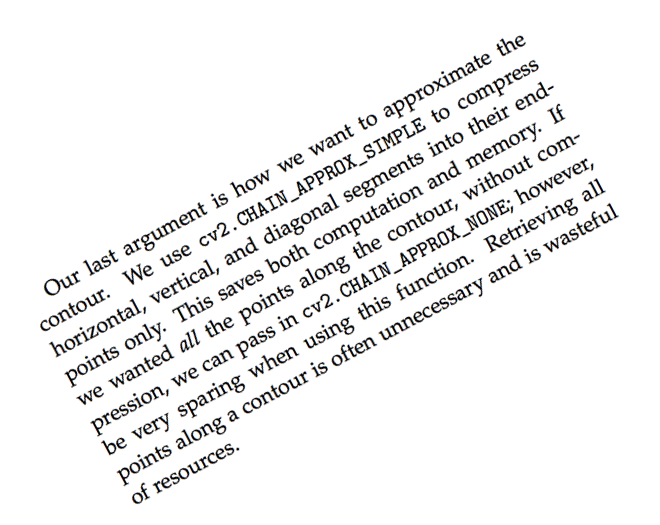
#> input picture Trabalho - 3/image/neg_28.png, 660 x 525 px
$ python alinhar.py ../image/neg_28.png projecao
#> lines starting #> are read from the running program, lines starting #| are printed output that depends on the picture; after the words box and inside, x2 and y2 are one past the last pixel; in counts of white or black regions, pixels touching at a corner belong together
import cv2
import numpy as np
import pytesseract
import matplotlib.pyplot as plt
from skimage.transform import rotate
import argparse
import os

def detectar_angulo_projecao_horizontal(imagem):
    _, binaria = cv2.threshold(imagem, 0, 255, cv2.THRESH_BINARY_INV + cv2.THRESH_OTSU)

    melhor_angulo = 0
    melhor_valor = -1
    angulos_testados = np.arange(-90, 90, 0.5)
    variacoes= []

    for angulo in angulos_testados:
        rotacionada = rotate(binaria, angulo, resize=True, mode='edge', preserve_range=True).astype(np.uint8)
        perfil = np.sum(rotacionada, axis=1)
        variacao = np.sum(np.diff(perfil) ** 2)
        variacoes.append(variacao)

        if variacao > melhor_valor:
            melhor_valor = variacao
            melhor_angulo = angulo

    return melhor_angulo

def rotacionar(imagem, angulo):
    (h, w) = imagem.shape[:2]
    centro = (w // 2, h // 2)
    M = cv2.getRotationMatrix2D(centro, angulo, 1.0)
    return cv2.warpAffine(imagem, M, (w, h), flags=cv2.INTER_LINEAR, borderMode=cv2.BORDER_REPLICATE)

# [67 lines left out: function detectar_angulo_hough_melhorado, not called in this run]

def avaliar_ocr(imagem):
    if len(imagem.shape) == 3:
        imagem = cv2.cvtColor(imagem, cv2.COLOR_BGR2GRAY)
    texto = pytesseract.image_to_string(imagem)
    num_caracteres = len(texto)
    return texto, num_caracteres

def main():
    parser = argparse.ArgumentParser(description="Corrigir rotação de imagem usando projeção ou Hough.")
    parser.add_argument("imagem", type=str, help="Caminho da imagem")
    parser.add_argument("modo", choices=["projecao", "hough"], help="Modo de correção (projecao ou hough)")
    args = parser.parse_args()

    caminho = args.imagem
    modo = args.modo

    if not os.path.exists(caminho):
        print(f"[!] Caminho inválido: {caminho}")
        return

    if modo == "projecao":
        imagem = cv2.imread(caminho, cv2.IMREAD_GRAYSCALE)
#> imagem: shape (525, 660); min 0, max 255, mean 240.9
        angulo = detectar_angulo_projecao_horizontal(imagem)
#> in detectar_angulo_projecao_horizontal, `_, binaria = cv2.threshold(imagem, 0, 255, cv2.THRESH_BINARY_INV + cv2..`:
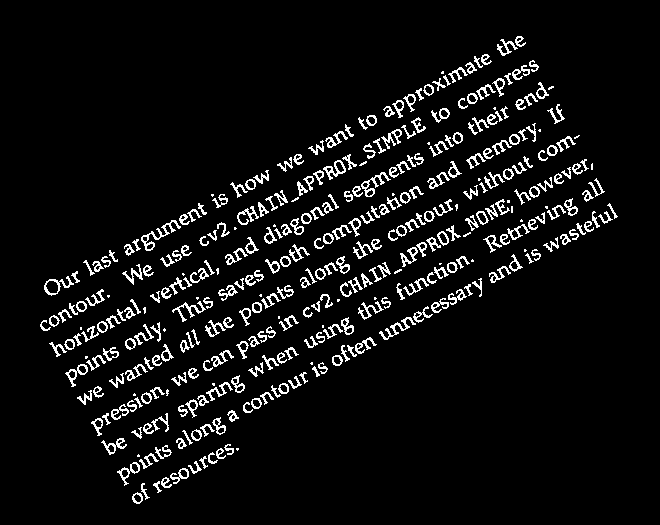
#> binaria: shape (525, 660); 6.4% white in thin lines or dots, all inside (x1, y1, x2, y2) = (40, 36, 618, 504)
#> the loop in detectar_angulo_projecao_horizontal, `for angulo in angulos_testados:` made 360 passes
#> (variacao, melhor_valor) on passes 1, 121, 122, 123, 124, 125: (1516568480, 1516568480), (1681056456, 1681056456), (3603611478, 3603611478), (6143706996, 6143706996), (10912073168, 10912073168), (51563375238, 51563375238)
#> variacao on passes 2 to 7: 886552906, 904910030, 960572992, 843430962, 890062386, 888154106
#> pass 1, in detectar_angulo_projecao_horizontal, `rotacionada = rotate(binaria, angulo, resize=True, mode='edge', preser..`:
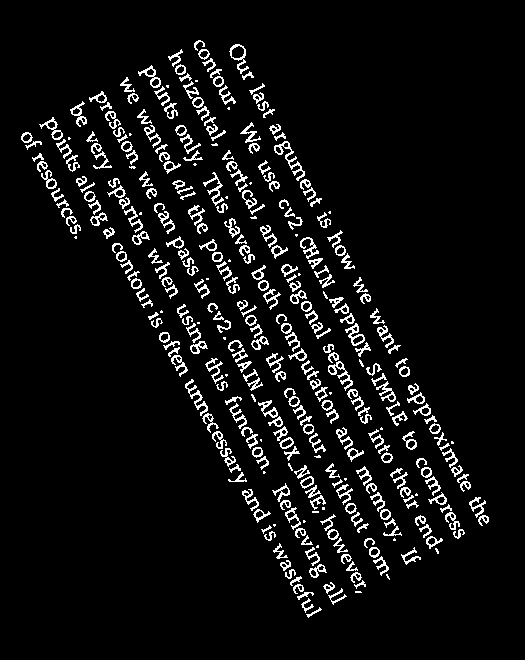
#> rotacionada: shape (660, 525); min 0, max 255, mean 16.4
#> pass 2, in detectar_angulo_projecao_horizontal, `rotacionada = rotate(binaria, angulo, resize=True, mode='edge', preser..`:
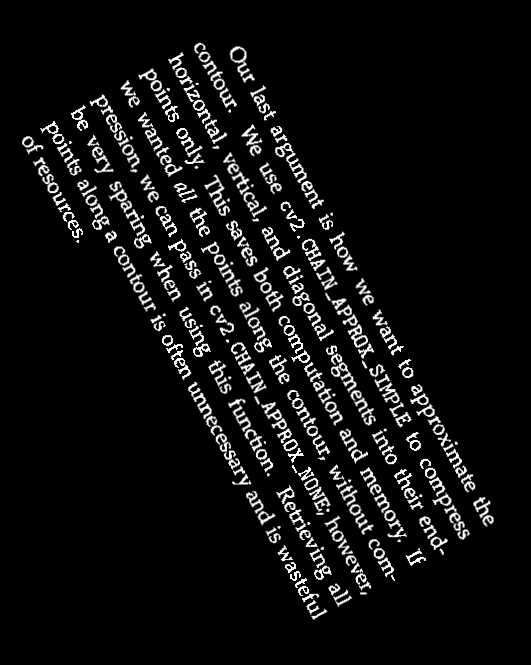
#> rotacionada: shape (665, 531); min 0, max 255, mean 16.1
#> pass 3, in detectar_angulo_projecao_horizontal, `rotacionada = rotate(binaria, angulo, resize=True, mode='edge', preser..`:
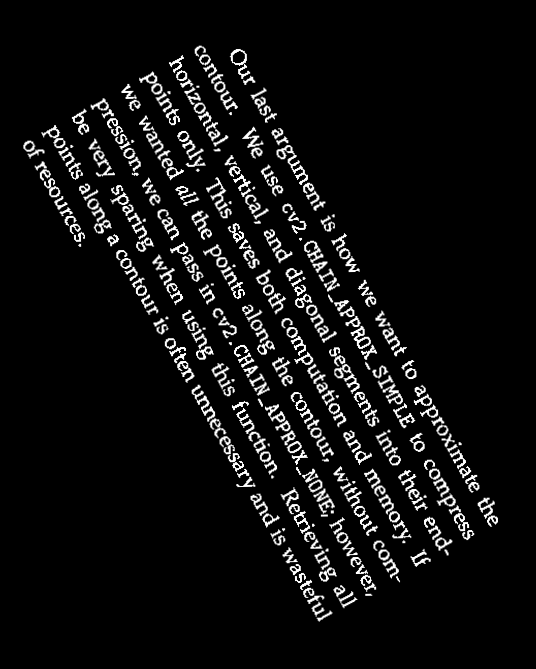
#> rotacionada: shape (669, 536); min 0, max 255, mean 15.9
#> after the loop in detectar_angulo_projecao_horizontal, `for angulo in angulos_testados:`: melhor_angulo = -28; melhor_valor = 51563375238; variacoes = 360 values, max 51563375238 at index 124, min 550274278 at index 101, mean 1.4e+09
#> angulo = -28
        print(f"[{caminho}] Ângulo detectado: {angulo:.2f} graus")
#| [../image/neg_28.png] Ângulo detectado: -28.00 graus
        imagem_corrigida = rotacionar(imagem, angulo)
#> in rotacionar, `M = cv2.getRotationMatrix2D(centro, angulo, 1.0)`: M = [[0.883, -0.469, 161.6], [0.469, 0.883, -124.3]]
#> in rotacionar, `return cv2.warpAffine(imagem, M, (w, h), flags=cv2.INTER_LINEAR, borde..`:
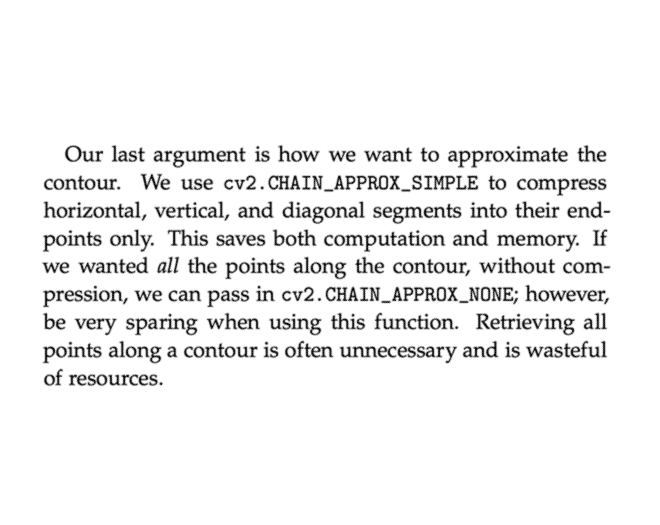
#> returned value: shape (525, 660); min 0, max 255, mean 240.9

        # Gerar função objetivo novamente para plot
        _, binaria = cv2.threshold(imagem, 0, 255, cv2.THRESH_BINARY_INV + cv2.THRESH_OTSU)
        angulos_testados = np.arange(-90, 90, 0.5)
        variacoes = []
        for a in angulos_testados:
            rotacionada = rotate(binaria, a, resize=True, mode='edge', preserve_range=True).astype(np.uint8)
            perfil = np.sum(rotacionada, axis=1)
            variacao = np.sum(np.diff(perfil) ** 2)
            variacoes.append(variacao)
#> this loop made 360 passes
#> variacao on passes 1 to 3: 1516568480, 886552906, 904910030

        # Exibição conjunta
        fig, axes = plt.subplots(1, 3, figsize=(18, 5))

        # Gráfico da função objetivo
        axes[0].plot(angulos_testados, variacoes)
        axes[0].axvline(angulo, color='red', linestyle='--', label=f'{angulo:.2f}°')
        axes[0].set_title("Função objetivo (perfil horizontal)")
        axes[0].set_xlabel("Ângulo (graus)")
        axes[0].set_ylabel("Variação")
        axes[0].grid(True)
        axes[0].legend()

        # Imagem original
        axes[1].imshow(imagem, cmap='gray')
        axes[1].set_title("Imagem original")
        axes[1].axis('off')

        # Imagem corrigida
        axes[2].imshow(imagem_corrigida, cmap='gray')
        axes[2].set_title(f"Imagem corrigida ({angulo:.2f}°)")
        axes[2].axis('off')

        plt.tight_layout()
        plt.show()
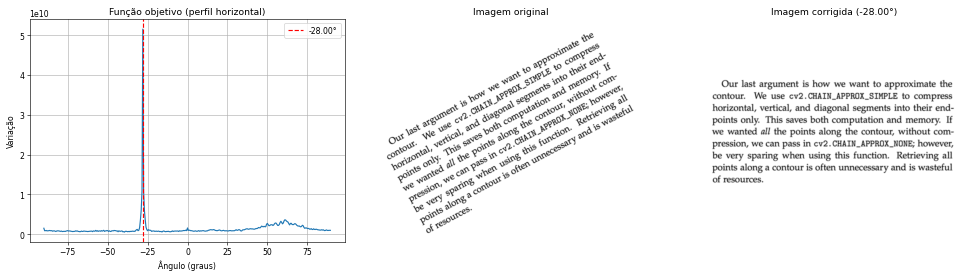
#> figure drawn by matplotlib, 3 panels; panel 1: curve peaks at x = -28, y = 5.16e+10

    elif modo == "hough":
        imagem = cv2.imread(caminho)
        angulo, imagem_corrigida = detectar_angulo_hough_melhorado(imagem, exibir_resultado=True)
        if angulo is not None:
            print(f"[{caminho}] Ângulo estimado: {angulo:.2f} graus")
        else:
            print("    Nenhuma linha detectada.")

    # Avaliação OCR
    print("\n[OCR] Texto antes do alinhamento:")
    texto_antes, num_antes = avaliar_ocr(imagem)
    print(texto_antes)
    print(f"--> Número de caracteres detectados antes: {num_antes}")

    print("\n[OCR] Texto após o alinhamento:")
    texto_depois, num_depois = avaliar_ocr(imagem_corrigida)
    print(texto_depois)
    print(f"--> Número de caracteres detectados depois: {num_depois}")

if __name__ == "__main__":
    main()
#> (the call stopped at in avaliar_ocr, `texto = pytesseract.image_to_string(imagem)`: pytesseract is not available in this run)
